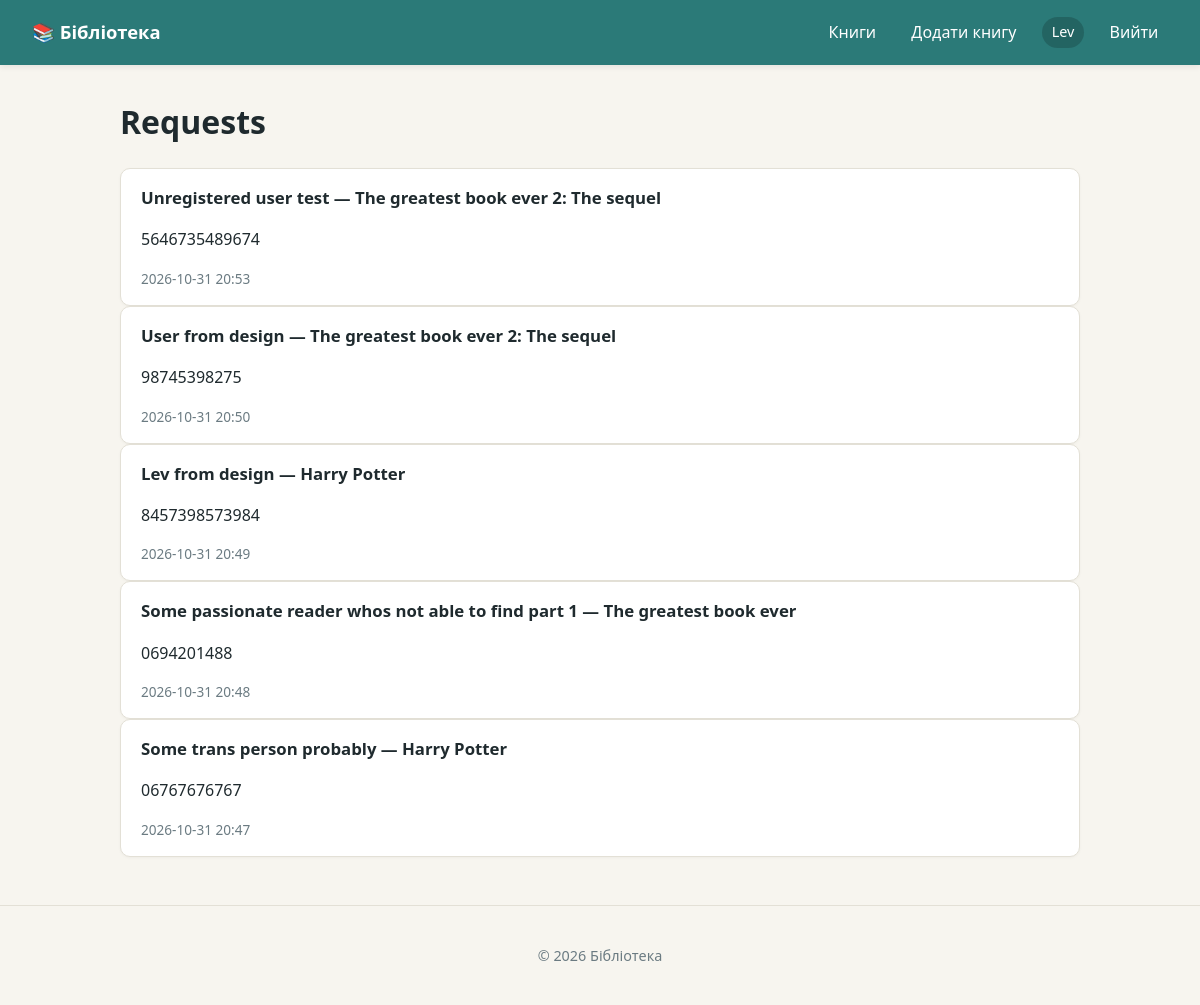
Screenshot of /requests/ (signed in) with the database file from the repository.
### library/models.py (models this page shows, shortened)
class BookRequest(models.Model):
    book = models.ForeignKey(Book, on_delete=models.CASCADE, related_name="requests", verbose_name="Book")
    reader_name = models.CharField("Reader name", max_length=100, default="")
    phone = models.CharField("Phone", max_length=20)
    created_at = models.DateTimeField("Created", auto_now_add=True)
    class Meta:
        verbose_name = "Request"
        verbose_name_plural = "Requests"
        ordering = ["-created_at"]

class Book(models.Model):
    title = models.CharField("Title", max_length=150, default="")
    author = models.ForeignKey(Author, on_delete=models.CASCADE, related_name="books", verbose_name="Author", null=True)
    genre = models.ForeignKey(Genre, on_delete=models.CASCADE, related_name="books", verbose_name="Genre", null=True)
    year = models.IntegerField("Year", null=True)
    pages = models.IntegerField("Pages", null=True)
    description = models.TextField("Description", blank=True)
    is_available = models.BooleanField("Available", default=True)
    created_at = models.DateTimeField("Created", auto_now_add=True)
    class Meta:
        verbose_name = "Book"
        verbose_name_plural = "Books"
        ordering = ["title"]

### library/views.py (the view)
# urls.py: path("requests/", views.request_list, name="request_list"),
@staff_required
def request_list(request):
    requests = BookRequest.objects.select_related("book")
    return render(request, "library/request_list.html", {"requests": requests})

### library/templates/library/request_list.html (shortened to what this page needs)
{% extends "base.html" %}
{% block content %}
  <h1>Requests</h1>
  {% for r in requests %}
    <article class="book-card">
      <h2>{{ r.reader_name }} — {{ r.book.title }}</h2>
      <p>{{ r.phone }}</p>
      <p class="year">{{ r.created_at|date:"Y-m-d H:i" }}</p>
    </article>
  {% empty %}
    <p class="empty">No requests yet.</p>
  {% endfor %}
{% endblock %}

### templates/base.html (shortened to what this page needs)
<!DOCTYPE html>
{% load static %}
<html lang="uk">
<head>
  <link rel="stylesheet" href="{% static 'css/style.css' %}">
</head>
<body>
  <header class="site-header">
    <a class="brand" href="{% url 'library:home' %}">📚 Бібліотека</a>
    <nav class="site-nav">
      <a href="{% url 'library:book_list' %}">Книги</a>
      {% if user.is_authenticated %}
        {% if user.is_staff %}
          <a href="{% url 'library:book_create' %}">Додати книгу</a>
        {% endif %}
        <span class="user-badge">{{ user.username }}</span>
        <form method="post" action="{% url 'accounts:logout' %}" class="inline-form">
          <button type="submit" class="link-button">Вийти</button>
        </form>
      {% else %}
        <a href="{% url 'accounts:login' %}">Увійти</a>
        <a href="{% url 'accounts:register' %}">Реєстрація</a>
      {% endif %}
    </nav>
  </header>
  <main class="container">
    {% block content %}{% endblock %}
  </main>
  <footer class="site-footer">
    <p>&copy; {% now "Y" %} Бібліотека</p>
  </footer>
</body>
</html>

### static/css/style.css (style rules this page uses)
:root { --bg: #f7f5ef; --fg: #1f2a2e; --muted: #6b7b82; --accent: #2b7a78; --accent-dark: #1f5b59; --danger: #b23b3b; --card: #ffffff; --border: #e3e0d6; --radius: 10px; }
* { box-sizing: border-box; }
body { margin: 0; font-family: system-ui, -apple-system, "Segoe UI", Roboto, sans-serif; background: var(--bg); color: var(--fg); line-height: 1.55; }
a { color: var(--accent-dark); text-decoration: none; }
.site-header { display: flex; align-items: center; justify-content: space-between; padding: 0.9rem 2rem; background: var(--accent); color: #fff; box-shadow: 0 2px 6px rgba(0,0,0,0.08); }
.site-header a { color: #fff; }
.brand { font-weight: 700; font-size: 1.15rem; }
.site-nav { display: flex; align-items: center; gap: 1rem; }
.site-nav a, .link-button { padding: 0.35rem 0.6rem; border-radius: 6px; transition: background 0.15s ease; }
.link-button { background: transparent; border: none; color: #fff; font: inherit; cursor: pointer; }
.inline-form { display: inline; }
.user-badge { padding: 0.25rem 0.6rem; background: rgba(0,0,0,0.18); border-radius: 999px; font-size: 0.9rem; }
.container { max-width: 1000px; margin: 2rem auto; padding: 0 1.25rem; }
.book-card { background: var(--card); border: 1px solid var(--border); border-radius: var(--radius); padding: 1rem 1.25rem; box-shadow: 0 1px 3px rgba(0,0,0,0.04); transition: transform 0.12s ease, box-shadow 0.12s ease; }
.book-card h2 { margin: 0 0 0.5rem; font-size: 1.05rem; }
.book-card .year { margin: 0; color: var(--muted); font-size: 0.85rem; }
.site-footer { text-align: center; padding: 1.5rem; color: var(--muted); font-size: 0.9rem; border-top: 1px solid var(--border); margin-top: 3rem; }

### rows the page displays
BookRequest: reader_name "Unregistered user test", book "The greatest book ever 2: The sequel", phone "5646735489674", created_at "2026-10-31 20:53"
BookRequest: reader_name "User from design", book "The greatest book ever 2: The sequel", phone "98745398275", created_at "2026-10-31 20:50"
BookRequest: reader_name "Lev from design", book "Harry Potter", phone "8457398573984", created_at "2026-10-31 20:49"
BookRequest: reader_name "Some passionate reader whos not able to find part 1", book "The greatest book ever", phone "0694201488", created_at "2026-10-31 20:48"
BookRequest: reader_name "Some trans person probably", book "Harry Potter", phone "06767676767", created_at "2026-10-31 20:47"

### other values shown
{{ user.username }} "Lev"
